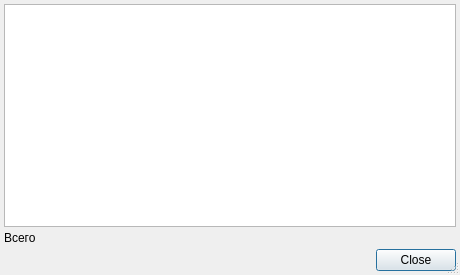
<?xml version="1.0" encoding="UTF-8"?>
<ui version="4.0">
 <class>TestListDialog</class>
 <widget class="QDialog" name="TestListDialog">
  <property name="geometry">
   <rect>
    <x>0</x>
    <y>0</y>
    <width>460</width>
    <height>275</height>
   </rect>
  </property>
  <property name="windowTitle">
   <string>Dialog</string>
  </property>
  <property name="sizeGripEnabled">
   <bool>true</bool>
  </property>
  <layout class="QGridLayout" name="gridLayout">
   <property name="margin">
    <number>4</number>
   </property>
   <property name="spacing">
    <number>4</number>
   </property>
   <item row="2" column="0" colspan="2">
    <widget class="QDialogButtonBox" name="buttonBox">
     <property name="orientation">
      <enum>Qt::Horizontal</enum>
     </property>
     <property name="standardButtons">
      <set>QDialogButtonBox::Close</set>
     </property>
    </widget>
   </item>
   <item row="1" column="0" colspan="2">
    <widget class="QLabel" name="label">
     <property name="text">
      <string>Всего</string>
     </property>
    </widget>
   </item>
   <item row="0" column="0" colspan="2">
    <widget class="CTableView" name="tblItems"/>
   </item>
  </layout>
 </widget>
 <customwidgets>
  <customwidget>
   <class>CTableView</class>
   <extends>QTableView</extends>
   <header>library/TableView.h</header>
  </customwidget>
 </customwidgets>
 <tabstops>
  <tabstop>tblItems</tabstop>
  <tabstop>buttonBox</tabstop>
 </tabstops>
 <resources/>
 <connections>
  <connection>
   <sender>buttonBox</sender>
   <signal>accepted()</signal>
   <receiver>TestListDialog</receiver>
   <slot>accept()</slot>
   <hints>
    <hint type="sourcelabel">
     <x>248</x>
     <y>254</y>
    </hint>
    <hint type="destinationlabel">
     <x>157</x>
     <y>274</y>
    </hint>
   </hints>
  </connection>
  <connection>
   <sender>buttonBox</sender>
   <signal>rejected()</signal>
   <receiver>TestListDialog</receiver>
   <slot>reject()</slot>
   <hints>
    <hint type="sourcelabel">
     <x>316</x>
     <y>260</y>
    </hint>
    <hint type="destinationlabel">
     <x>286</x>
     <y>274</y>
    </hint>
   </hints>
  </connection>
 </connections>
</ui>
